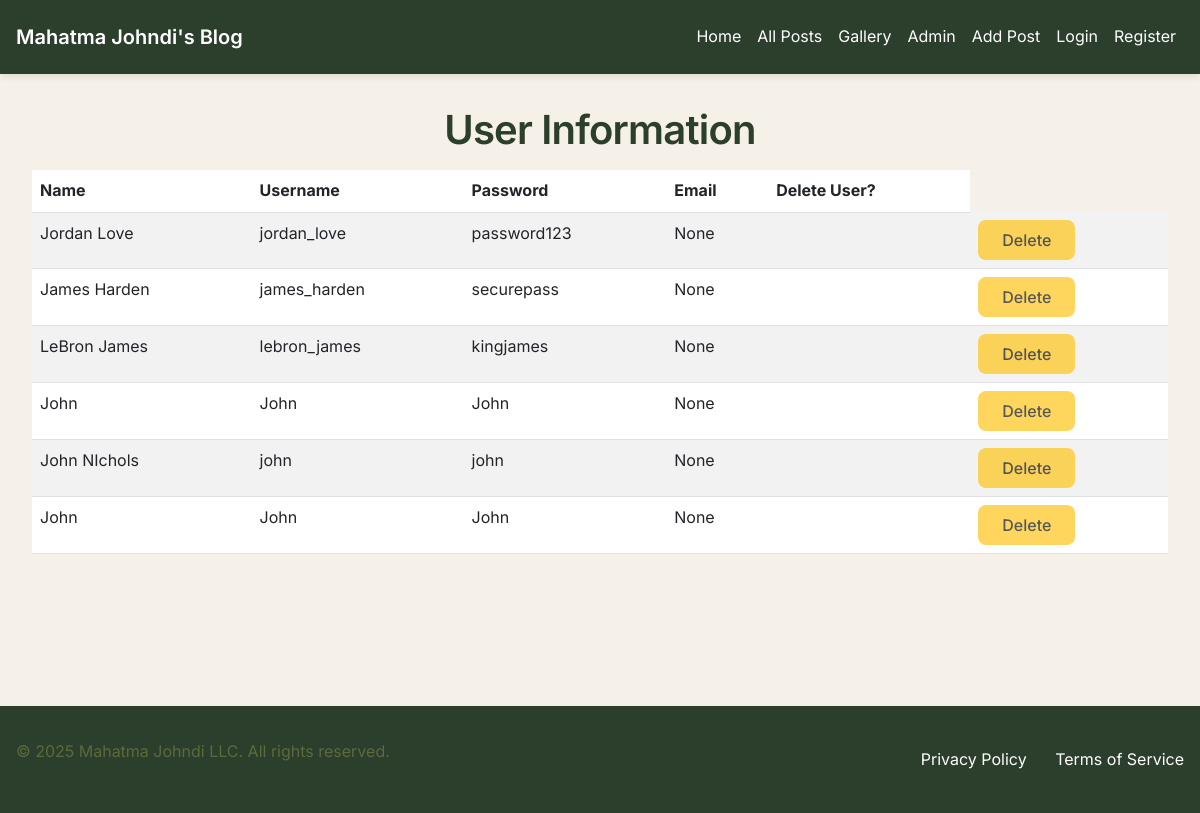
/user_info, run on an earlier commit of the app's database.
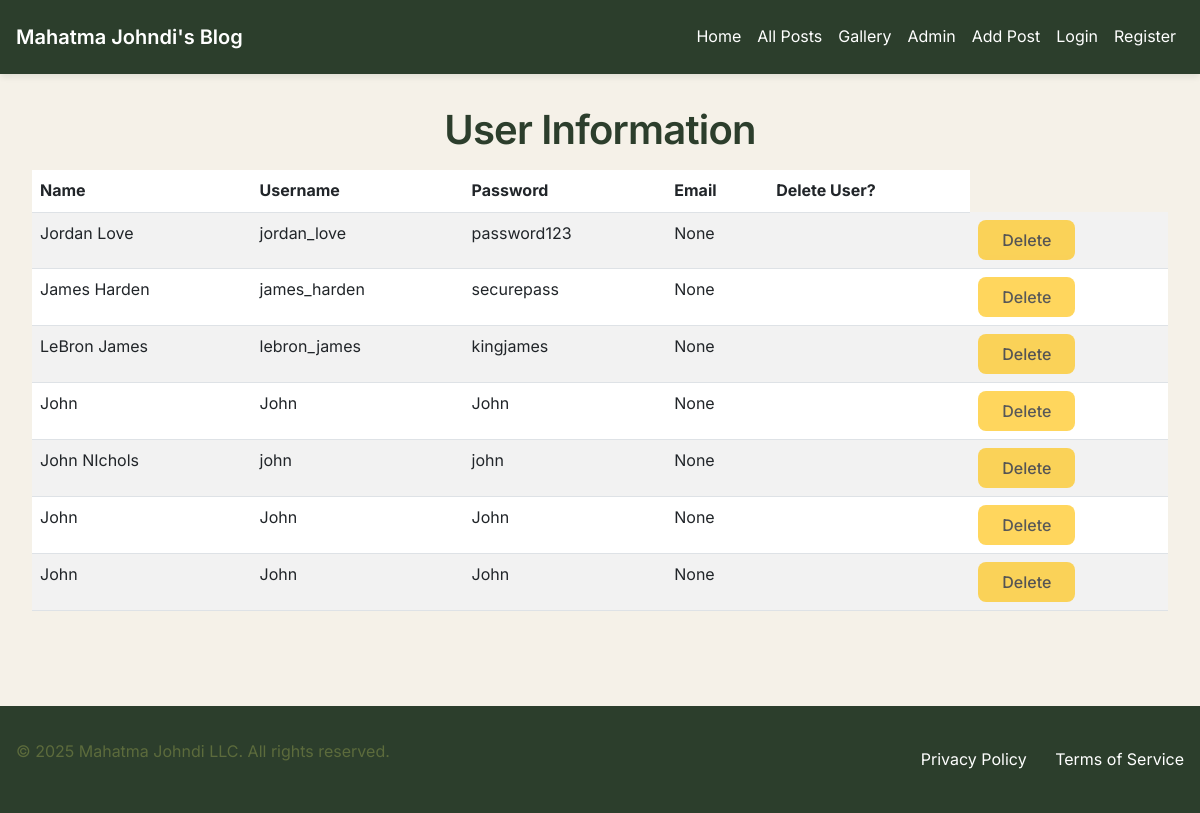
And on a later commit of the database.
### tables this page shows
CREATE TABLE users (
                    user_id INTEGER PRIMARY KEY AUTOINCREMENT,
                    name TEXT NOT NULL,
                    email TEXT UNIQUE,
                    password TEXT NOT NULL,
                    profile_image TEXT, -- Path to the image file
                    username TEXT NOT NULL
                );

### app.py (the view)
@app.route('/user_info', methods=['GET', 'POST'])
def user_info():
    conn = get_db_connection()
    conn.row_factory = sqlite3.Row
    cursor = conn.cursor()
    cursor.execute("SELECT name, username, password, email FROM users")
    users = cursor.fetchall()
    conn.close()
    return render_template('user_info.html', users=users)

### app.py (called while the page is built)
def get_db_connection():
    conn = sqlite3.connect("database.db")
    conn.row_factory = sqlite3.Row
    return conn

### templates/user_info.html (shortened to what this page needs)
{% extends "base.html" %}
{% block content %}
<div class="container">
    <h1 class="text-center">User Information</h1>
    <table class="table table-striped">
        <thead>
            <tr>
                <th>Name</th>
                <th>Username</th>
                <th>Password</th>
                <th>Email</th>
                <th>Delete User?</th>
            </tr>
        </thead>
        <tbody>
            {% for user in users %}
            <tr>
                <td>{{ user['name'] }}</td>
                <td>{{ user['username'] }}</td>
                <td>{{ user['password'] }}</td>
                <td>{{ user['email'] }}</td>
                <td>{{ user['user_id'] }}</td>
                <td>
                    <button type="button" class="btn btn-warning btn-sm" disabled>Delete</button>
                </td>
            </tr>
            {% endfor %}
        </tbody>
    </table>
</div>
{% endblock %}

What changed in the data, as far as the page shows it:
added users: name "John", username "John", password "John", email "None"
